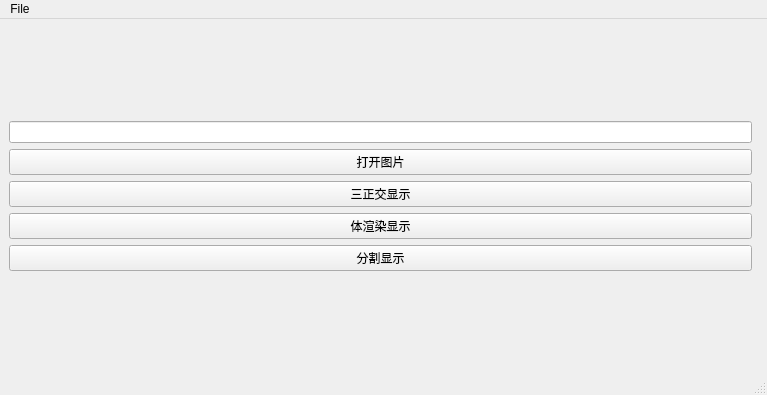
<?xml version="1.0" encoding="UTF-8"?>
<ui version="4.0">
 <class>MainWindow</class>
 <widget class="QMainWindow" name="MainWindow">
  <property name="geometry">
   <rect>
    <x>0</x>
    <y>0</y>
    <width>767</width>
    <height>395</height>
   </rect>
  </property>
  <property name="windowTitle">
   <string>MainWindow</string>
  </property>
  <widget class="QWidget" name="centralwidget">
   <layout class="QGridLayout" name="gridLayout">
    <item row="0" column="0">
     <layout class="QVBoxLayout" name="verticalLayout">
      <item>
       <widget class="QLineEdit" name="lineEdit"/>
      </item>
      <item>
       <widget class="QPushButton" name="pushButton">
        <property name="text">
         <string>打开图片</string>
        </property>
       </widget>
      </item>
      <item>
       <widget class="QPushButton" name="pushButton_2">
        <property name="text">
         <string>三正交显示</string>
        </property>
       </widget>
      </item>
      <item>
       <widget class="QPushButton" name="pushButton_3">
        <property name="text">
         <string>体渲染显示</string>
        </property>
       </widget>
      </item>
      <item>
       <widget class="QPushButton" name="pushButton_4">
        <property name="text">
         <string>分割显示</string>
        </property>
       </widget>
      </item>
     </layout>
    </item>
    <item row="0" column="1">
     <widget class="QVTKWidget" name="qvtkWidget"/>
    </item>
   </layout>
  </widget>
  <widget class="QMenuBar" name="menubar">
   <property name="geometry">
    <rect>
     <x>0</x>
     <y>0</y>
     <width>767</width>
     <height>18</height>
    </rect>
   </property>
   <widget class="QMenu" name="menu">
    <property name="title">
     <string>File</string>
    </property>
    <addaction name="action"/>
   </widget>
   <addaction name="menu"/>
  </widget>
  <widget class="QStatusBar" name="statusbar"/>
  <action name="action">
   <property name="text">
    <string>Open</string>
   </property>
  </action>
 </widget>
 <customwidgets>
  <customwidget>
   <class>QVTKWidget</class>
   <extends>QWidget</extends>
   <header>QVTKWidget.h</header>
  </customwidget>
 </customwidgets>
 <resources/>
 <connections/>
</ui>
